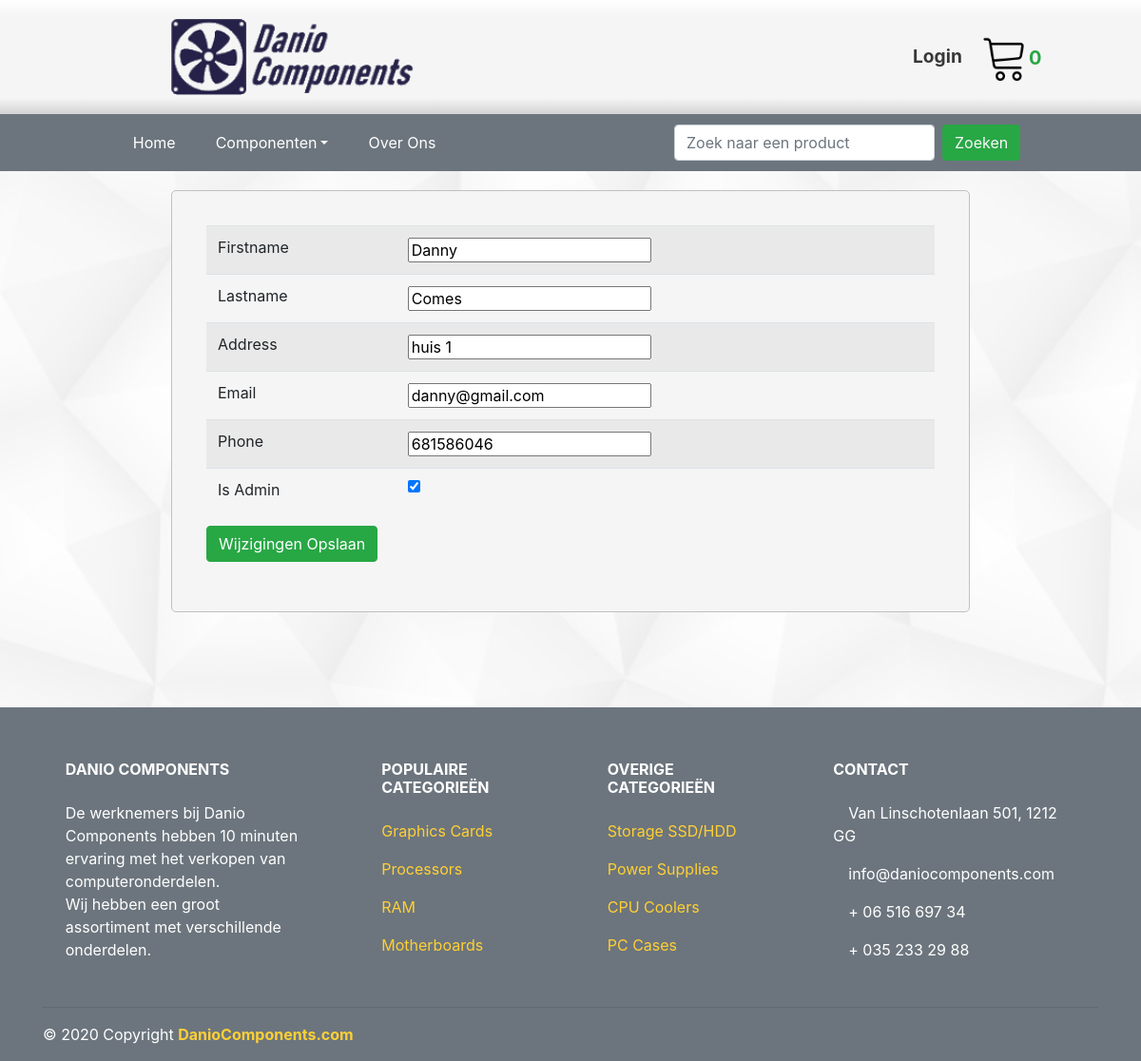
Before: /Private/updateUser.php?user_id=1 with the older database file.
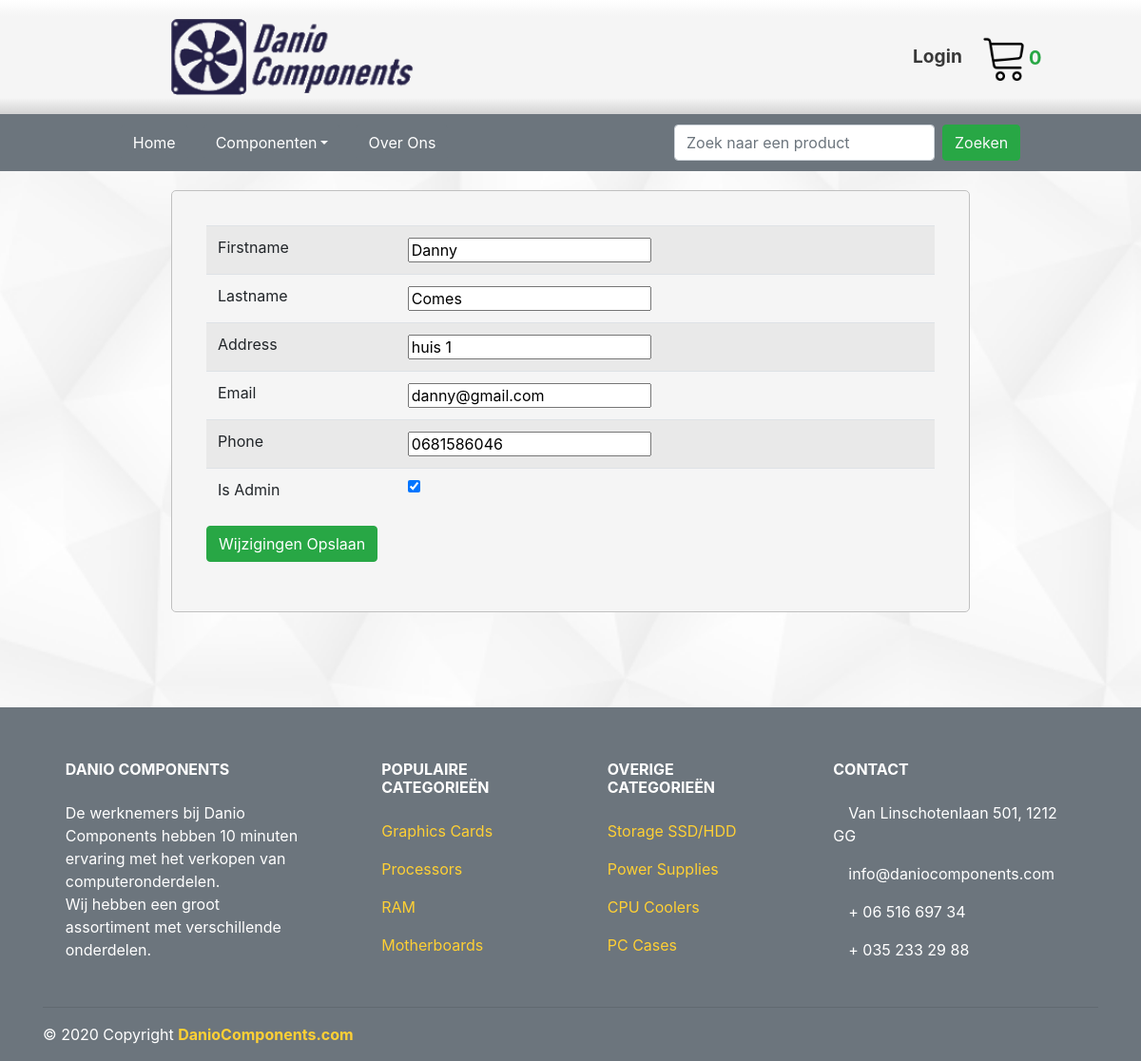
After: the same page with the newer database file.
### tables this page shows
CREATE TABLE IF NOT EXISTS `users` (
  `id` int(11) NOT NULL AUTO_INCREMENT,
  `firstname` varchar(45) NOT NULL,
  `lastname` varchar(45) NOT NULL,
  `address` varchar(90) NOT NULL,
  `email` varchar(45) NOT NULL,
  `phone` varchar(11) NOT NULL,
  `password_hash` varchar(100) NOT NULL,
  `is_admin` int(11) NOT NULL,
  PRIMARY KEY (`id`),
  UNIQUE KEY `id_UNIQUE` (`id`)
);

### Private/updateUser.php (the view, shortened to what this page needs)
<?php
    require_once("../database.php");
    $stmt = $con->prepare("SELECT * FROM users WHERE id=?");
    $stmt->bindValue(1, $_GET["user_id"]);
    $stmt->execute();
    $user = $stmt->fetchObject();
?>
<html>
    <head>
        <link rel="stylesheet" href="../styleSheet.css">
    </head>
    <body>
        <?php include("header2.php") ?>
        <div class="PageContentBg">
            <form method="POST">
                <table class="table table-striped">
                    <tbody>
                        <tr>
                            <td>Firstname</td>
                            <td><input type="text" name="firstname" maxlength="45" value="<?php echo $user->firstname ?>"></td>
                        </tr>
                        <tr>
                            <td>Lastname</td>
                            <td><input type="text" name="lastname" maxlength="45" value="<?php echo $user->lastname ?>"></td>
                        </tr>
                        <tr>
                            <td>Address</td>
                            <td><input type="text" name="address" maxlength="90" value="<?php echo $user->address?>"></td>
                        </tr>
                        <tr>
                            <td>Email</td>
                            <td><input type="text" name="email" maxlength="45" value="<?php echo $user->email ?>"></td>
                        </tr>
                        <tr>
                            <td>Phone</td>
                            <td><input type="number" name="phone" maxlength="11" value="<?php echo $user->phone ?>"></td>
                        </tr>
                        <?php
                            if($_GET["user_id"] != $_SESSION["login"]) {
                                echo "<tr>";
                                echo "<td>Is Admin</td>";
                            }
                            if($user->is_admin == 1) {
                                echo "<td><input type='checkbox' name='is_admin' checked='true'</td>";
                            } else {
                                echo "<td><input type='checkbox' name='is_admin'</td>";
                            }
                            echo "</tr>";
                        ?>
                    </tbody>
                </table>
                <input class=" btn btn-success" type="submit" value="Wijzigingen Opslaan">
            </form>
        </div>
        <?php include("footer2.php") ?>
    </body>
</html>

Changed rows visible on the page:
changed users "Danny": phone "681586046" → "0681586046"
